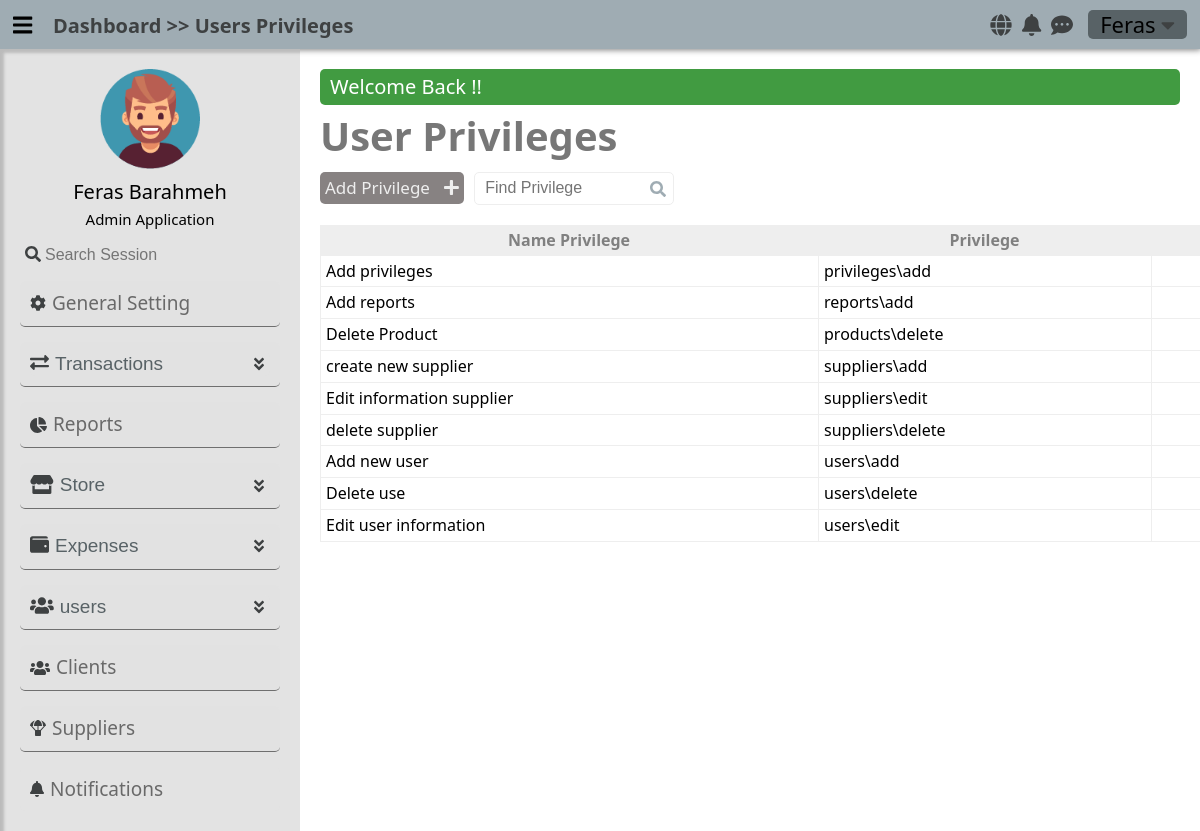
Screenshot of /usersprivileges (signed in) with the database file from the repository.
### tables this page shows
CREATE TABLE `users_privileges` (
  `PrivilegeId` tinyint(3) UNSIGNED NOT NULL,
  `Privilege` varchar(20) NOT NULL,
  `PrivilegeTitle` varchar(30) NOT NULL
);

### app/controllers/abstractcontroller.php (called while the page is built, shortened)
<?php
abstract class AbstractController
{
    protected $_controller;
    protected $_action;
    public $_info = [];
    protected Template $_template;
    protected Registration $_registry;
    private function mergeInfo(): void
    {
        $dictionaryLanguage = $this->language->getDictionary();
        if (isset($dictionaryLanguage) && !empty($dictionaryLanguage))
            $this->_info = array_merge($this->_info, $dictionaryLanguage);
    }
    protected function _renderView(): void
    {
        $view = VIEWS_PATH .$this->_controller . DS . $this->_action . ".view.php";
        $this->_template->setRegistry($this->_registry);
        $this->_template->setActionViewFile($view);
        $this->_template->setData($this->_info);
        $this->_template->renderFiles();
    }
    public function setTemplate($tem): void
    {
        $this->_template = $tem;
    }
    public function setRegistry($registry): void
    {
        $this->_registry = $registry;
    }
    public function setController(mixed $controller): void
    {
        $this->_controller = $controller;
    }
    public function setAction(mixed $action): void
    {
        $this->_action = $action;
    }
}

### app/controllers/usersprivilegescontroller.php (called while the page is built, shortened)
<?php
class UsersPrivilegesController extends AbstractController
{
    public function defaultAction()
    {
        $this->_info["privileges"] = UserPrivilegeModel::getAll();
        $this->_renderView();
    }
}

### app/LIB/frontcontroller.php (called while the page is built, shortened)
<?php
class FrontController
{
    private $_controller = "index";
    private $_action = "default";
    private $_params = [];
    private $_template;
    private Registration $_registry;
    public function __construct(Template $tem, Registration $registry, Authentication $authenticated)
    {
        $this->_template = $tem;
        $this->_registry = $registry;
    }
    public function dispatch(): void
    {
        $actionName          = $this->_action . "Action";
        $controller = new $controllerClassName();
        $controller->setController($this->_controller);
        $controller->setAction($this->_action);
        $controller->setParams($this->_params);
        $controller->setTemplate($this->_template);
        $controller->setRegistry($this->_registry);
        $controller->$actionName();
    }
    public function setController(mixed $controller): void
    {
        if (isset($controller) && $controller) {
            $this->_controller = $controller;
        }
    }
}

### public/index.php (called while the page is built, shortened)
<?php
require_once APP_PATH . DS . "LIB" . DS . "autoload.php";
$session = new SessionManager;
$session->start();
$templateParts = require_once ".." . DS . "app" . DS . "config" . DS . "templateconfig.php";
$template       = new Template($templateParts);
$languages      = new Language();
$message        = Messenger::getInstance($session);
$authenticated  = Authentication::getInstance($session);
$registry       = Registration::getInstance();
$registry->session  = $session;
$registry->language = $languages;
$registry->message  = $message;
$frontController = new FrontController($template, $registry, $authenticated);
$frontController->dispatch();

### app/LIB/autoload.php (called while the page is built, shortened)
<?php
class  AutoLoad {
    public static function autoLoad($className)
    {
        $className = str_replace("APP", '', $className);
        $className = strtolower($className) . ".php" ;
    }
}

### app/LIB/database/databasehandler.php (called while the page is built, shortened)
<?php
abstract class DatabaseHandler
{
    public static function factory():  PDODatabaseHandler | MySQLiDatabaseHandler
    {
        $driver = DATABASE_CONN_DRIVER;
        if ($driver == self::DATABASE_DRIVER_POD) {
            return PDODatabaseHandler::getInstance();
        } elseif ($driver == self::DATABASE_DRIVER_MYSQLI) {
            return MySQLiDatabaseHandler::getInstance();
        }
        return PDODatabaseHandler::getInstance();
    }
}

### app/LIB/database/pdodatabasehandler.php (called while the page is built, shortened)
<?php
class PDODatabaseHandler extends DatabaseHandler
{
    private static $_instance;
    private static $_handler;
    public function __call($name, $arguments)
    {
        return call_user_func_array(array(&self::$_handler, $name), $arguments);
    }
    protected static function init()
    {
        try {
            self::$_handler = new \PDO(
                'mysql:hostname=' . DATABASE_HOST_NAME . ';dbname=' . DATABASE_DB_NAME,
                DATABASE_USER_NAME, DATABASE_PASSWORD, array(
                    \PDO::ATTR_ERRMODE => \PDO::ERRMODE_WARNING,
                    \PDO::MYSQL_ATTR_INIT_COMMAND => 'SET NAMES utf8'
                )
            );
        } catch (\PDOException $e) {
        }
    }
    public static function getInstance(): PDODatabaseHandler
    {
        if(self::$_instance === null) {
            self::$_instance = new self();
        }
        return self::$_instance;
    }
}

### app/models/abstractmodel.php (called while the page is built, shortened)
<?php
class AbstractModel
{
    public static function getAll(): bool|\ArrayIterator
    {
        $query = "SELECT * FROM " . static::$tableName;
        $stmt = DatabaseHandler::factory()->prepare($query);
        $stmt->execute();
        if (method_exists(get_called_class(), "__construct")) {
            $results = $stmt->fetchAll(
                \PDO::FETCH_CLASS | \PDO::FETCH_PROPS_LATE,
                get_called_class(),
                array_keys(static::$tableSchema)
            );
        }
        else {
            $results = $stmt->fetchAll(\PDO::FETCH_CLASS , get_called_class());
        }
        if ((is_array($results) && !empty($results)))  {
            return new \ArrayIterator($results);
        }
        return false;
    }
}

### app/views/usersprivileges/default.view.php (the view, shortened to what this page needs)
<h1 class="title-header"><?= $title_header ?></h1>
<div class="header-option flex mt-10">
    <a href="/usersprivileges/add" class="add-user"><?= $text_content_add_privilege ?> <i class="fa fa-plus ml-10"></i></a>
    <div class="search">
        <label for="find-user"></label><input type="search" id="find-user"  placeholder="<?= $text_content_search_privilege ?>">
        <i class="fa fa-search lens"></i>
    </div>
</div>
    <div class="privileges responsive-table mt-20" id="employees-table">
        <table class="">
            <thead>
                <tr>
                    <th><?= $text_table_name_privilege ?></th>
                    <th><?= $text_table_privilege ?></th>
                    <th><?= $text_table_control ?></th>
                </tr>
            </thead>
            <tbody>
                <?php
                    if (! empty($privileges)) {
                        foreach ($privileges as $privilege) {
                            ?>
                                <tr class="row-each-employee">
                                    <td class="name-user-row"><?= $privilege->PrivilegeTitle ?></td>
                                    <td class="name-user-row"><?= $privilege->Privilege ?></td>
                                    <td class="controller-btns">
                                    </td>
                                </tr>
                            <?php
                        }
                    }
                ?>
            </tbody>
        </table>
    </div>

### app/LIB/template/Template.php (shortened to what this page needs)
<?php
class Template
{
    private $_templateParts;
    private $_actionView;
    public function __construct(array $templateParts)
    {
        $this->_templateParts = $templateParts;
    }
    public function setActionViewFile($file): void
    {
        $this->_actionView = $file;
    }
    private function setTemplateHeaderStart(): void
    {
        require_once TEMPLATE_PATH . "templateheaderstart.php";
    }
    private function setTemplateHeaderEnd(): void
    {
        require_once TEMPLATE_PATH . "templateheaderend.php";
    }
    private function ifKeyTemplatePartExist($nameKey): bool
    {
        return array_key_exists($nameKey, $this->_templateParts);
    }
    private function requireFiles($parts): void
    {
        foreach ($parts as $partKey => $partValue) {
            if ($partKey === NAME_VIEW_TEMPLATE_KEY) {
                require_once $this->_actionView;
            }
            else  {
                require_once $partValue;
            }
        }
    }
    private function renderTemplateFiles(): void
    {
        if ($this->ifKeyTemplatePartExist(NAME_TEMPLATE_BLOCK_KEY)) {
            $parts = $this->_templateParts[NAME_TEMPLATE_BLOCK_KEY];
            if(! empty($parts)) {
                $this->requireFiles($parts);
            }
        } else {
            trigger_error("Name Template Key Not Found", E_USER_WARNING);
        }
    }
    private function generateLinksTags($resources, &$links, $type="css"): void
    {
        if (!empty($resources)) {
            foreach ($resources as $resourceKey => $resourceValue) {
                if ($type === "css")
                    $links .=  '<link rel="stylesheet" href="' . $resourceValue .'">';
                else
                    $links .= '<script src="' . $resourceValue. '" ></script>';
            }
        }
    }
    private function renderHeaderResources(): void
    {
        if ($this->ifKeyTemplatePartExist(NAME_TEMPLATE_HEADER_RESOURCES)) {
            $resources = $this->_templateParts[NAME_TEMPLATE_HEADER_RESOURCES];
            $links = '';
            if(! empty($resources)) {
                $css = $resources["css"];
                $this->generateLinksTags($css, $links, "css");
                $js = $resources["js"];
                $this->generateLinksTags($js, $links, "js");
            }
            echo $links;
        }
        else {
            trigger_error("Name Template Key Not Found ( " . NAME_TEMPLATE_HEADER_RESOURCES . ')', E_USER_WARNING);
        }
    }
    private function setTemplateFooter(): void
    {
        require_once TEMPLATE_PATH . "tempaltefooter.php";
    }
    public function renderFiles(): void
    {
        $this->renderHeaderResources();
        $this->renderTemplateFiles();
    }
}

### rows the page displays
users_privileges: PrivilegeTitle "Add privileges", Privilege "privileges\\add"
users_privileges: PrivilegeTitle "Add reports", Privilege "reports\\add"
users_privileges: PrivilegeTitle "Delete Product", Privilege "products\\delete"
users_privileges: PrivilegeTitle "create new supplier", Privilege "suppliers\\add"
users_privileges: PrivilegeTitle "Edit information supplier", Privilege "suppliers\\edit"
users_privileges: PrivilegeTitle "delete supplier", Privilege "suppliers\\delete"
users_privileges: PrivilegeTitle "Add new user", Privilege "users\\add"
users_privileges: PrivilegeTitle "Delete use", Privilege "users\\delete"
users_privileges: PrivilegeTitle "Edit user information", Privilege "users\\edit"

### other values shown
$message[0] "Welcome Back !!"
